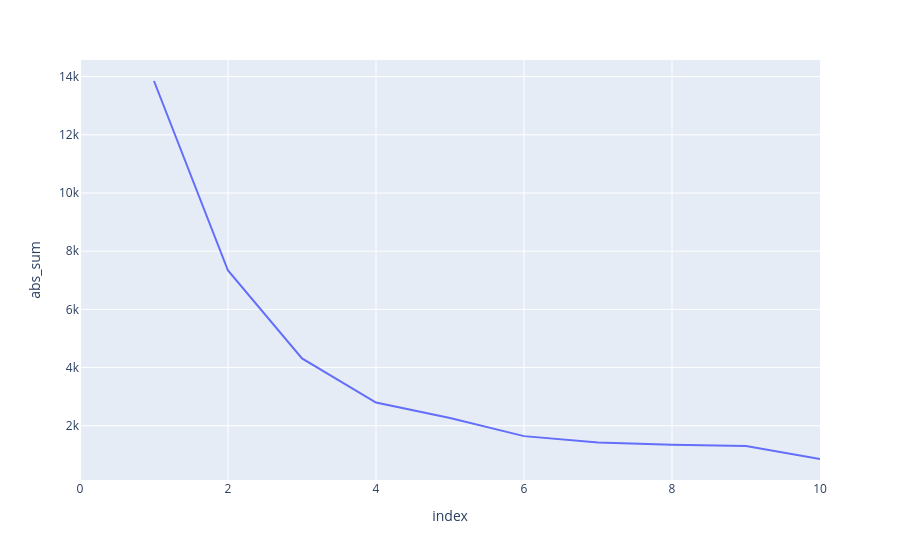

Notebook source saved alongside this figure:
### Code cell
px.line(lateral_flows, y="abs_sum")

### Figure 1 — Plotly figure (JSON) as saved in the notebook; plotly's stock layout.template omitted (floating-point values rounded to 4 significant figures)
{"data": [{"hovertemplate": "index=%{x}<br>abs_sum=%{y}<extra></extra>", "legendgroup": "", "line": {"color": "#636efa", "dash": "solid"}, "marker": {"symbol": "circle"}, "mode": "lines", "name": "", "orientation": "v", "showlegend": false, "type": "scatter", "x": [0, 1, 2, 3, 4, 5, 6, 7, 8, 9, 10], "xaxis": "x", "y": [null, 13850.0, 7336.0, 4314.0, 2797.0, 2263.0, 1643.0, 1423.0, 1345.0, 1306.0, 857.3], "yaxis": "y"}], "layout": {"autosize": true, "legend": {"tracegroupgap": 0}, "margin": {"t": 60}, "xaxis": {"anchor": "y", "autorange": true, "domain": [0, 1], "range": [0, 10], "title": {"text": "index"}, "type": "linear"}, "yaxis": {"anchor": "x", "autorange": true, "domain": [0, 1], "range": [135.5, 14570.0], "title": {"text": "abs_sum"}, "type": "linear"}}}
